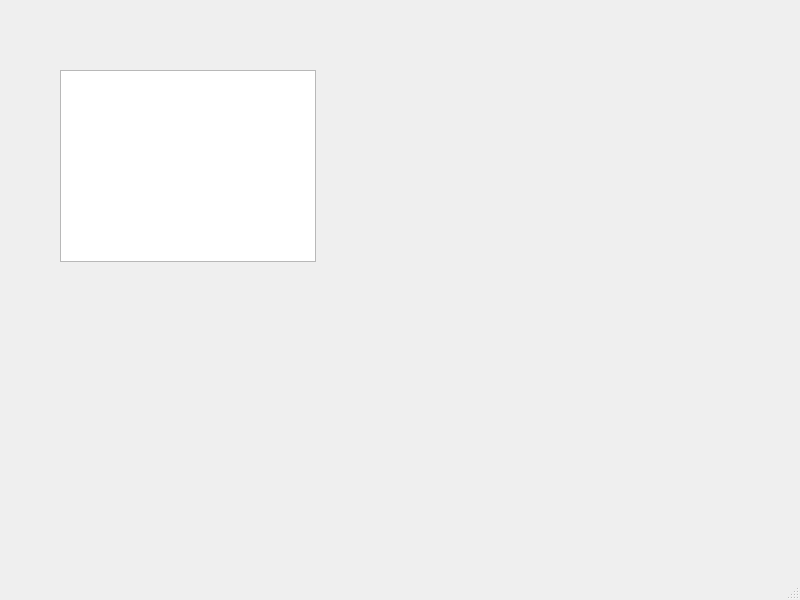
<?xml version="1.0" encoding="UTF-8"?>
<ui version="4.0">
 <class>MainWindow</class>
 <widget class="QMainWindow" name="MainWindow">
  <property name="geometry">
   <rect>
    <x>0</x>
    <y>0</y>
    <width>800</width>
    <height>600</height>
   </rect>
  </property>
  <property name="windowTitle">
   <string>MainWindow</string>
  </property>
  <widget class="QWidget" name="centralwidget">
   <widget class="QListView" name="mainList">
    <property name="geometry">
     <rect>
      <x>60</x>
      <y>70</y>
      <width>256</width>
      <height>192</height>
     </rect>
    </property>
   </widget>
  </widget>
  <widget class="QMenuBar" name="menubar">
   <property name="geometry">
    <rect>
     <x>0</x>
     <y>0</y>
     <width>800</width>
     <height>25</height>
    </rect>
   </property>
  </widget>
  <widget class="QStatusBar" name="statusbar"/>
 </widget>
 <resources/>
 <connections/>
</ui>
